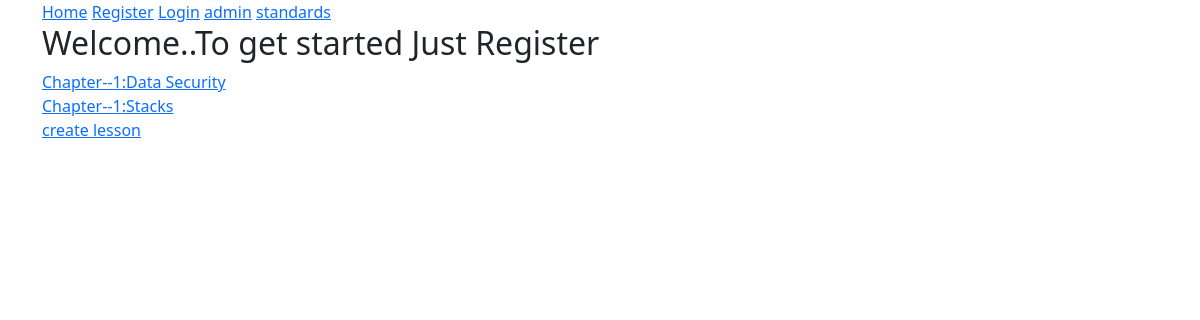
Screenshot of /curriculum/year-1-sem-1/sesu781/ with the database file from the repository.
### curriculum/models.py (models this page shows, shortened)
class Lesson(models.Model):
    lesson_id = models.CharField(max_length=100, unique=True)
    Standard = models.ForeignKey(Standard, on_delete=models.CASCADE)
    created_by = models.ForeignKey(User, on_delete=models.CASCADE)
    created_at = models.DateTimeField(auto_now_add=True)
    subject = models.ForeignKey(Subject, on_delete=models.CASCADE, related_name='lessons')
    name = models.CharField(max_length=250)
    position = models.PositiveSmallIntegerField(verbose_name="Chapter no.")
    slug = models.SlugField(null=True, blank=True)
    video = models.FileField(upload_to=save_lesson_files,verbose_name="video", blank=True, null=True)
    ppt = models.FileField(upload_to=save_lesson_files, verbose_name="Presentations", blank=True)
    Notes = models.FileField(upload_to=save_lesson_files, verbose_name="Notes",blank=True)
    class Meta:
        ordering = ['position']

### curriculum/views.py (the view)
# urls.py: path('<str:standard>/<slug:slug>/', views.LessonListView.as_view(), name='lesson_list'),
class LessonListView(DetailView):
    context_object_name = 'subjects'
    model = Subject
    template_name ='curriculum/lesson_list_view.html'

### curriculum/templates/curriculum/lesson_list_view.html
{% extends 'base.html' %}
{% block content %}
{% for lesson in subjects.lessons.all %}
  <a href="{% url 'curriculum:lesson_detail' slug=lesson.slug subject=subjects.slug standard=lesson.Standard.slug %}">Chapter--{{lesson.position}}:{{lesson.name}}</a><br>
 {% endfor %}
<a href="{% url 'curriculum:lesson_create' standard=subjects.standard.slug slug=subjects.slug %}">create lesson</a>
{% endblock %}

### rows the page displays
Lesson: position "1", name "Data Security"
Lesson: position "1", name "Stacks"
